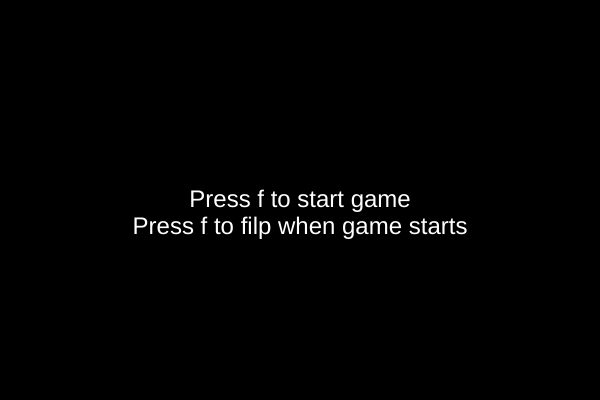
Frame 1 (no input)
Frame 60 (no input): identical to frame 1, image omitted
Frame 120 (the mouse pressed at the canvas centre since frame 60): identical to frame 1, image omitted

The p5.js sketch that drew this single still picture (run headless with seeded random() and noise() and a simulated clock; from frame 60 on, the mouse is pressed at the canvas centre):

// p5.js sketch
// ── sketch.js

// Making the canvas

function setup() {
  createCanvas(600, 400);
}


//Initializing our variables

let move = 1;
let y = 305;
let triangle_point = 500
let multiplier = 6;
let ceiling = false;
let score = 0;
let screen = 'start';


// Main function, runs every 1/60 seconds unless you change the frame rate

function draw() {

  if (screen == 'run'){
  
    collide();
    init();
    
    move= move + 1 * multiplier
    if (triangle_point-move<50){
      ceiling = random([false,true]);
      triangle_point = random(340, 580);
      move = 0;
      multiplier += .15;
      score +=1;
      }
  }
  else if (screen == 'game_over'){
    end_screen()
  }
  else if (screen == 'start'){
    start_screen()
  }
    

}
  

  


function keyPressed() {
  
  if (key === 'f') {
    if (screen == 'start' || screen == 'game_over'){
      variables_init()
      screen = 'run'
    }
    //changing position of our player 
    if (y == 305){
      y = 40; 
    }
    else{
      y = 305;
    }
  }

}



function init() {

  // For background color
  background("black");

  // Making our square(player) with a light blue color, stroke is automatically set to white so we need to set it to light blue again 
  fill('lightblue');
  stroke('lightblue');
  square(200,y,50);


  // Properties for our triangle 
  stroke('white');
  strokeWeight(5);
  line(0,40,600,40);
  line(0,360,600,360);
  stroke('red');
  fill('red')


  // Changing our y position if ceiling is true
  if (ceiling){
    triangle(triangle_point-move,90,triangle_point+20-move,45,triangle_point-20-move,45)
  }  
  else{
    triangle(triangle_point-move,310,triangle_point+20-move,355,triangle_point-20-move,355)
  }

  // Scoren text
  textSize(24)
  fill('yellow')
  stroke('black');
  text('Score: '+ score, 530,20)
  
}




function collide(){
  let x_collide = false;
  let same_side = false;
  
  if (ceiling && y == 40){
      same_side = true;
  }
  else if (!ceiling && y == 305){
      same_side = true;
  }
  else{
      same_side = false;
  }
  
  
  if (same_side){
    if (triangle_point-20-move > 200 && triangle_point-20-move < 249){
      screen = 'game_over'
    }
  }

    
}


function end_screen(){
  clear();

  background("black");
  textSize(24)
  fill('white')
  textAlign(CENTER, CENTER);
  text('You lost with a score of: '+ score, 300,200)
  text('Press f to start game again', 300, 227)
}


function start_screen(){
  clear();
  background("black");
  textSize(24)
  fill('white')
  textAlign(CENTER, CENTER);
  text('Press f to start game', 300,200)
  text('Press f to filp when game starts', 300, 227)
  
}



function variables_init(){
  move = 1;
  y = 305;
  triangle_point = 500
  multiplier = 6;
  ceiling = false;
  score = 0;
}
